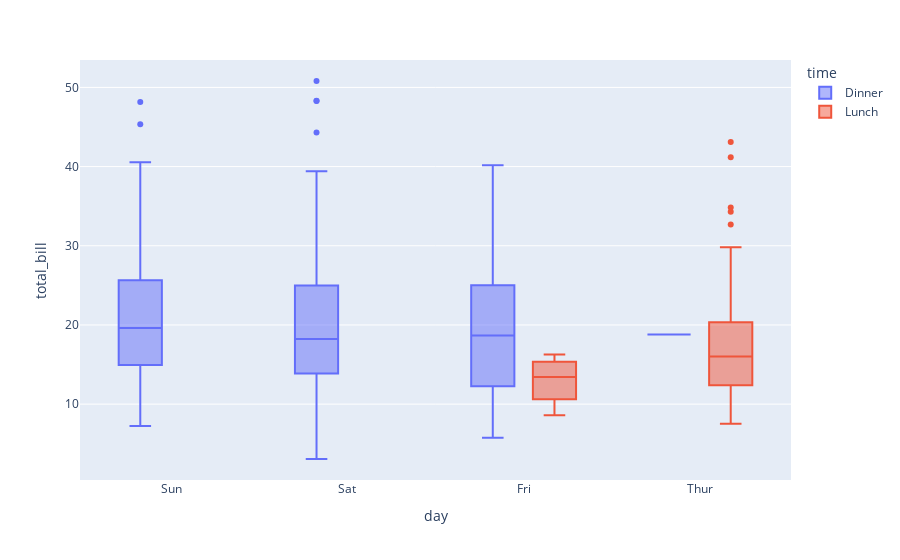

Notebook code cell kept with this figure:
### Markdown cell above
### Step 10.  Create a box plot presenting the total_bill per day differetiation the time (Dinner or Lunch)

### Code cell
fig = px.box(df,
             x='day',
             y='total_bill',
             color='time')

fig.show()

### Figure 1 — Plotly figure (JSON) as saved in the notebook; plotly's stock layout.template omitted (floating-point values rounded to 4 significant figures; data arrays with more than 128 entries replaced by an {"elided": "..."} marker saying what was removed)
{"data": [{"alignmentgroup": "True", "hovertemplate": "time=Dinner<br>day=%{x}<br>total_bill=%{y}<extra></extra>", "legendgroup": "Dinner", "marker": {"color": "#636efa"}, "name": "Dinner", "notched": false, "offsetgroup": "Dinner", "orientation": "v", "showlegend": true, "type": "box", "x": {"elided": "176 str values"}, "x0": " ", "xaxis": "x", "y": {"elided": "176 float values"}, "y0": " ", "yaxis": "y"}, {"alignmentgroup": "True", "hovertemplate": "time=Lunch<br>day=%{x}<br>total_bill=%{y}<extra></extra>", "legendgroup": "Lunch", "marker": {"color": "#EF553B"}, "name": "Lunch", "notched": false, "offsetgroup": "Lunch", "orientation": "v", "showlegend": true, "type": "box", "x": ["Thur", "Thur", "Thur", "Thur", "Thur", "Thur", "Thur", "Thur", "Thur", "Thur", "Thur", "Thur", "Thur", "Thur", "Thur", "Thur", "Thur", "Thur", "Thur", "Thur", "Thur", "Thur", "Thur", "Thur", "Thur", "Thur", "Thur", "Thur", "Thur", "Thur", "Thur", "Thur", "Thur", "Thur", "Thur", "Thur", "Thur", "Thur", "Thur", "Thur", "Thur", "Thur", "Thur", "Thur", "Thur", "Thur", "Thur", "Thur", "Thur", "Thur", "Thur", "Thur", "Thur", "Thur", "Thur", "Thur", "Thur", "Thur", "Thur", "Thur", "Thur", "Fri", "Fri", "Fri", "Fri", "Fri", "Fri", "Fri"], "x0": " ", "xaxis": "x", "y": [27.2, 22.76, 17.29, 19.44, 16.66, 10.07, 32.68, 15.98, 34.83, 13.03, 18.28, 24.71, 21.16, 10.65, 12.43, 24.08, 11.69, 13.42, 14.26, 15.95, 12.48, 29.8, 8.52, 14.52, 11.38, 22.82, 19.08, 20.27, 11.17, 12.26, 18.26, 8.51, 10.33, 14.15, 16, 13.16, 17.47, 34.3, 41.19, 27.05, 16.43, 8.35, 18.64, 11.87, 9.78, 7.51, 19.81, 28.44, 15.48, 16.58, 7.56, 10.34, 43.11, 13, 13.51, 18.71, 12.74, 13, 16.4, 20.53, 16.47, 12.16, 13.42, 8.58, 15.98, 13.42, 16.27, 10.09], "y0": " ", "yaxis": "y"}], "layout": {"boxmode": "group", "legend": {"title": {"text": "time"}, "tracegroupgap": 0}, "margin": {"t": 60}, "xaxis": {"anchor": "y", "domain": [0, 1], "title": {"text": "day"}}, "yaxis": {"anchor": "x", "domain": [0, 1], "title": {"text": "total_bill"}}}}
